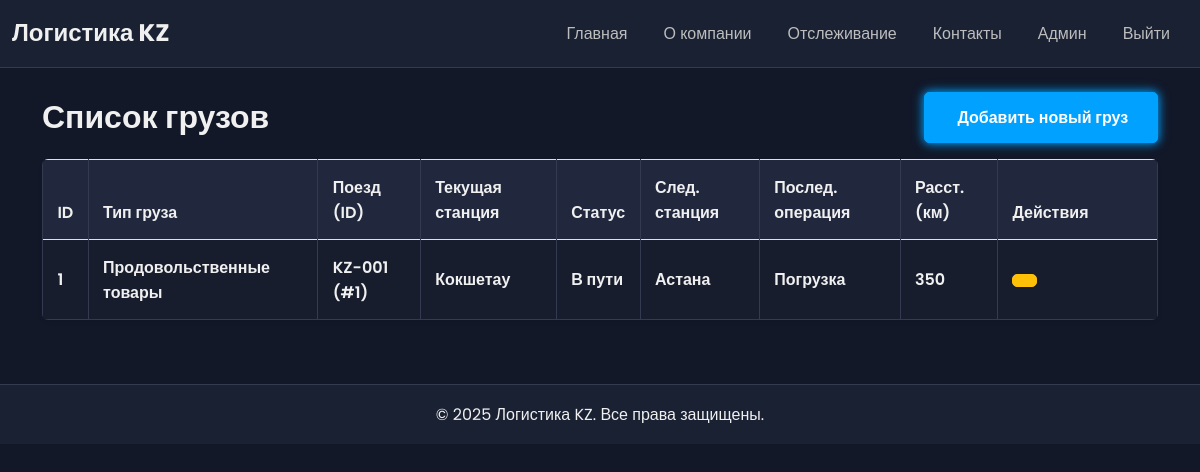
/admin/cargos (signed in), run on the app's committed database.
### models.py (models this page shows, shortened)
class Cargo(Base):
    __tablename__ = "cargos"
    cargo_id = Column(Integer, primary_key=True, autoincrement=True)
    cargo_type = Column(String(100), nullable=True)
    train_id = Column(Integer, ForeignKey("trains.train_id"), nullable=True) # Внешний ключ к таблице поездов
    current_station = Column(String(100), nullable=True)
    status = Column(String(50), nullable=True)
    last_stop_time = Column(String, nullable=True)
    next_station = Column(String(100), nullable=True)
    distance_to_arrival = Column(Integer, nullable=True)
    last_operation = Column(String(255), nullable=True)
    train = relationship("Train", back_populates="cargos")

class Train(Base):
    __tablename__ = "trains"
    train_id = Column(Integer, primary_key=True, autoincrement=True)
    name = Column(String(100), nullable=False)             # Название/номер поезда (добавлена примерная длина)
    departure_station = Column(String(100), nullable=True) # Начальная станция
    arrival_station = Column(String(100), nullable=True)   # Конечная станция
    departure_time = Column(String, nullable=True)         # Время отправления
    arrival_time = Column(String, nullable=True)           # Время прибытия
    last_operation_station = Column(String(100), nullable=True)
    last_operation_time = Column(String, nullable=True)    # TODO: Рассмотреть DateTime
    distance_to_arrival = Column(Integer, nullable=True)
    operation_desc = Column(String(255), nullable=True)    # Описание операции
    cargos = relationship("Cargo", back_populates="train", cascade="all, delete-orphan")

### app.py (the view)
@app.route('/admin/cargos')
@login_required(role='admin')
def cargo_list():
    try:
        with SessionLocal() as db:
            cargos = db.query(Cargo).options(joinedload(Cargo.train)).order_by(Cargo.cargo_id).all()
        return render_template('cargo_list.html', cargos=cargos)
    except Exception as e:
        app.logger.error(f"Ошибка при загрузке списка грузов: {e}", exc_info=True)
        flash("Не удалось загрузить список грузов.", "danger")
        return redirect(url_for('admin_dashboard'))

### app.py (called while the page is built)
@app.teardown_appcontext
def shutdown_session(exception=None):
    pass

def login_required(role=None):
    def decorator(f):
        @wraps(f)
        def decorated_function(*args, **kwargs):
            if 'user_id' not in session:
                flash("Для доступа к этой странице требуется авторизация.", "warning")
                return redirect(url_for('login', next=request.url)) # next для редиректа обратно
            if role == 'admin' and session.get('role') != 'admin':
                app.logger.warning(
                    f"Пользователь {session.get('username')} ({session.get('user_id')}) "
                    f"попытался получить доступ к admin-ресурсу {request.url} без прав."
                )
                abort(403) # Вызываем ошибку "Доступ запрещен"
            return f(*args, **kwargs)
        return decorated_function
    return decorator

### templates/cargo_list.html (shortened to what this page needs)
{% extends "base.html" %}
{% block content %}
<div class="d-flex justify-content-between align-items-center mb-3">
    <h2 class="mb-0">Список грузов</h2>
    <a class="btn btn-primary btn-glow" href="{{ url_for('cargo_add') }}">
       Добавить новый груз
    </a>
</div>
<div class="table-responsive shadow-sm rounded">
    <table class="table table-bordered table-striped table-hover align-middle mb-0">
      <thead class="table-light">
        <tr>
          <th>ID</th>
          <th>Тип груза</th>
          <th>Поезд (ID)</th>
          <th>Текущая станция</th>
          <th>Статус</th>
          <th>След. станция</th>
          <th>Послед. операция</th>
          <th>Расст.(км)</th>
          <th style="width: 160px;">Действия</th>
        </tr>
      </thead>
      <tbody>
        {% for c in cargos %}
        <tr>
          <td>{{ c.cargo_id }}</td>
          <td>{{ c.cargo_type | default('-') }}</td>
          <td>
            {% if c.train %}
              {{ c.train.name | default('(Без имени)') }} (#{{ c.train_id }})
            {% else %}
              <span class="text-muted">(Не привязан)</span>
            {% endif %}
          </td>
          <td>{{ c.current_station | default('-') }}</td>
          <td>{{ c.status | default('-') }}</td>
          <td>{{ c.next_station | default('-') }}</td>
          <td>{{ c.last_operation | default('-') }}</td>
          <td>{{ c.distance_to_arrival | default('-') }}</td>
          <td>
            <a class="btn btn-sm btn-warning me-1" title="Редактировать"
               href="{{ url_for('cargo_edit', cargo_id=c.cargo_id) }}">
            </a>
          </td>
        </tr>
        {% endfor %}
      </tbody>
    </table>
</div>
{% endblock %}

### templates/base.html (shortened to what this page needs)
<head>
  <link rel="stylesheet" href="https://cdn.jsdelivr.net/npm/bootstrap@5.3.0/dist/css/bootstrap.min.css">
  <link rel="stylesheet" href="{{ url_for('static', filename='css/style.css') }}">
</head>
<nav class="navbar navbar-expand-lg navbar-light bg-light">
  <div class="container-fluid">
    <a class="navbar-brand" href="{{ url_for('index') }}">
      Логистика KZ
    </a>
    <div class="collapse navbar-collapse" id="navbarSupportedContent">
      <ul class="navbar-nav ms-auto mb-2 mb-lg-0">
        <li class="nav-item">
          <a class="nav-link" href="{{ url_for('index') }}">Главная</a>
        </li>
        <li class="nav-item">
          <a class="nav-link" href="{{ url_for('about') }}">О компании</a>
        </li>
        <li class="nav-item">
          <a class="nav-link" href="{{ url_for('track') }}">Отслеживание</a>
        </li>
        <li class="nav-item">
          <a class="nav-link" href="{{ url_for('contact') }}">Контакты</a>
        </li>
        {% if session.get('user_id') %}
          <li class="nav-item">
            <a class="nav-link" href="{{ url_for('admin_dashboard') }}">Админ</a>
          </li>
          <li class="nav-item">
            <a class="nav-link" href="{{ url_for('logout') }}">Выйти</a>
          </li>
        {% else %}
          <li class="nav-item">
            <a class="nav-link" href="{{ url_for('login') }}">Войти</a>
          </li>
        {% endif %}
      </ul>
    </div>
  </div>
</nav>
<div class="container my-4">
  {% block content %}{% endblock %}
</div>
<footer class="bg-light py-3 text-center">
  <div class="container">
    <p class="mb-0">&copy; 2025 Логистика KZ. Все права защищены.</p>
  </div>
</footer>
</body>
</html>

### static/css/style.css (style rules this page uses)
h1, h2, h3, h4, h5, h6 { font-weight: 600; color: var(--text-light); }
a { color: var(--primary-color); text-decoration: none; transition: color 0.3s ease; }
.navbar { background-color: var(--bg-card) !important; border-bottom: 1px solid var(--border-color); }
.navbar .navbar-brand { color: var(--text-light) !important; font-weight: 700; font-size: 1.5rem; }
.navbar .nav-link { color: var(--text-muted) !important; margin-left: 10px; margin-right: 10px; transition: color 0.3s ease; }
.btn { border-radius: 5px; padding: 0.8rem 1.8rem; font-weight: 600; text-transform: none; transition: all 0.3s ease; border: 1px solid transparent; }
.btn-sm { padding: 0.35rem 0.7rem; font-size: 0.8rem; }
.btn-primary { background-color: var(--primary-color); border-color: var(--primary-color); color: #fff; }
.btn-warning { background-color: #ffc107; border-color: #ffc107; color: #000; }
.btn-glow { box-shadow: 0 0 8px var(--glow-color), 0 0 12px var(--glow-color); }
.bg-light { background-color: var(--bg-card) !important; color: var(--text-light); }
.bg-light h1, .bg-light h2, .bg-light h3, .bg-light h4, .bg-light h5, .bg-light h6, .bg-light p, .bg-light label:not(.btn), .bg-light .form-text, .bg-light li { color: var(--text-light); }
.table { border-color: var(--border-color); color: var(--text-light); }
.table th, .table td { border-color: var(--border-color); padding: 0.9rem; }
.table > :not(caption) > :first-child > * { background-color: rgba(40, 48, 70, 0.7); color: var(--text-light); font-weight: 600; }
.table-striped > tbody > tr:nth-of-type(odd) > * { background-color: rgba(255, 255, 255, 0.03); color: var(--text-light); }
footer { background-color: var(--bg-card); color: var(--text-muted); padding: 1.5rem 0; border-top: 1px solid var(--border-color); margin-top: 4rem; }

### data on the page
Cargo: cargo_id "1", cargo_type "Продовольственные товары", train.name "KZ-001", train_id "1", current_station "Кокшетау", status "В пути", next_station "Астана", last_operation "Погрузка", distance_to_arrival "350"
